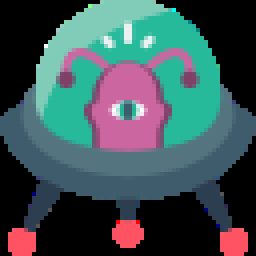
#> input picture Space Invaders Pygame Project/enemy1.png, 64 x 64 px, given in place of the camera (shown 4 times larger)
$ python Capturing_Video.py
#> lines starting #> are read from the running program, lines starting #| are printed output that depends on the picture
import cv2, pandas
from datetime import datetime

video = cv2.VideoCapture(0)

first_frame = None
key:int =None
status_list = []
times = []

df = pandas.DataFrame(columns=("Start", "End"))


while key!= ord("q"):

    check, frame = video.read()
#> frame is the input picture: shape (64, 64, 3); mean B, G, R 86.6, 82.9, 62.1
    status = 0
    gray = cv2.cvtColor(frame, cv2.COLOR_BGR2GRAY)
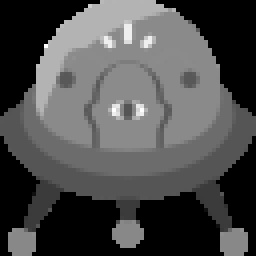
#> gray: shape (64, 64) (shown 4 times larger); min 0, max 255, mean 77.1
    gray = cv2.GaussianBlur(gray, (21,21), 0)
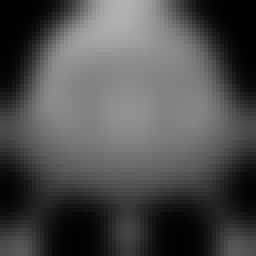
#> gray: shape (64, 64) (shown 4 times larger); min 0, max 176, mean 77.7

    if first_frame is None:
        first_frame = gray
        continue

    delta_frame = cv2.absdiff(first_frame, gray)
#                                                  ,white colour,
    threshold_delta = cv2.threshold(delta_frame, 30, 255, cv2.THRESH_BINARY)[1]
    threshold_delta = cv2.dilate(threshold_delta, None, iterations=2) #smoothning out the threshold thing


    cnts = cv2.findContours(threshold_delta.copy(), cv2.RETR_EXTERNAL, cv2.CHAIN_APPROX_SIMPLE)[0]


    for contour in cnts:
        if cv2.contourArea(contour) <10000:  #size of the moving object, changable
            continue
        status = 1
        # print(status)
        (x,y, w, h) = cv2.boundingRect(contour)
        cv2.rectangle(frame, (x,y), (x+w, y+h), (0, 255, 0), 3)

    if len(status_list) > 1:
        if status_list[-1] == 1 and status_list[-2] == 0:
            times.append(datetime.now())
        if status_list[-1] == 0 and status_list[-2] == 1:
            times.append(datetime.now())


    status_list.append(status)


    cv2.imshow("Gray Frame", gray)
    cv2.imshow("Difference", delta_frame)
    cv2.imshow("Threshold delta", threshold_delta)
    cv2.imshow("Frame with motion detection", frame)

    key = cv2.waitKey(1)


times.append(datetime.now())
if len(times) %2 != 0:
    times.append(datetime.now())

for i in range(0,len(times), 2):
    # df = pandas.concat((df, pandas.DataFrame.from_records(({"Start":(times[i],), "End":(times[i+1],)}))))
    df.loc[len(df), df.columns] = (times[i], times[i+1])
#> this loop made 1 pass


df.to_csv("C:\\mycode\\python\\Functions\\open_cv\\Times.csv")
video.release()
cv2.destroyAllWindows()
